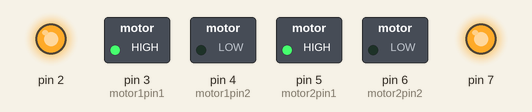
Simulated run of this sketch. Board: Arduino Uno, built with avr-gcc and run on an emulated ATmega328P. Shown: switched loads named in the sketch (green lamp = pin HIGH), output pins drawn as LEDs (lit = HIGH).

Above: at 0.1 s.
Timing chart, 0 to 1.6 s (numbered marks = the images above):
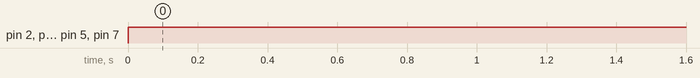

Measured:
- by itself, pin 2, pin 3 (motor1pin1), pin 5 (motor2pin1), pin 7: LOW → HIGH at 0.00 s

The sketch:

test3_motor_start_code.ino
```cpp
//// Motor 1 (L298N 1)
//int motor1pin1 = 2;  // IN1 - Motor 1 richting
//int motor1pin2 = 3;  // IN2 - Motor 1 tegenovergestelde richting
//int motor1en = 8;    // ENA - PWM pin voor motor 1 snelheid
//
//// Motor 2 (L298N 1)
//int motor2pin1 = 4;  // IN3 - Motor 2 richting
//int motor2pin2 = 5;  // IN4 - Motor 2 tegenovergestelde richting
//int motor2en = 9;    // ENB - PWM pin voor motor 2 snelheid
//
//// Motor 3 (L298N 2)
//int motor3pin1 = 6;  // IN5 - Motor 3 richting
//int motor3pin2 = 7;  // IN6 - Motor 3 tegenovergestelde richting
//int motor3en = 10;   // ENC - PWM pin voor motor 3 snelheid
//
//// Motor 4 (L298N 2)
//int motor4pin1 = 11; // IN7 - Motor 4 richting
//int motor4pin2 = 12; // IN8 - Motor 4 tegenovergestelde richting
//int motor4en = 13;   // END - PWM pin voor motor 4 snelheid
//
//void setup() {
//  // Stel de motorpinnen in als uitvoer
//  pinMode(motor1pin1, OUTPUT);
//  pinMode(motor1pin2, OUTPUT);
//  pinMode(motor1en, OUTPUT);
//
//  pinMode(motor2pin1, OUTPUT);
//  pinMode(motor2pin2, OUTPUT);
//  pinMode(motor2en, OUTPUT);
//
//  pinMode(motor3pin1, OUTPUT);
//  pinMode(motor3pin2, OUTPUT);
//  pinMode(motor3en, OUTPUT);
//
//  pinMode(motor4pin1, OUTPUT);
//  pinMode(motor4pin2, OUTPUT);
//  pinMode(motor4en, OUTPUT);
//}
//
//void loop() {
//  // Motoren vooruit
//  digitalWrite(motor1pin1, HIGH);    // Draai motor 1 vooruit
//  digitalWrite(motor1pin2, LOW);
//  analogWrite(motor1en, 150);         // Stel de snelheid van motor 1 in
//
//  digitalWrite(motor2pin1, HIGH);    // Draai motor 2 vooruit
//  digitalWrite(motor2pin2, LOW);
//  analogWrite(motor2en, 150);         // Stel de snelheid van motor 2 in
//
//  digitalWrite(motor3pin1, HIGH);    // Draai motor 3 vooruit
//  digitalWrite(motor3pin2, LOW);
//  analogWrite(motor3en, 150);         // Stel de snelheid van motor 3 in
//
//  digitalWrite(motor4pin1, HIGH);    // Draai motor 4 vooruit
//  digitalWrite(motor4pin2, LOW);
//  analogWrite(motor4en, 150);         // Stel de snelheid van motor 4 in
//
//  delay(2000); // Laat de motoren 2 seconden draaien
//
//  // Stop alle motoren
//  analogWrite(motor1en, 0);
//  analogWrite(motor2en, 0);
//  analogWrite(motor3en, 0);
//  analogWrite(motor4en, 0);
//
//  delay(1000); // Pauze
//}


// Motor 1 (L298N 1)
int motor1pin1 = 3;  // IN1 - Motor 1 richting
int motor1pin2 = 4;  // IN2 - Motor 1 tegenovergestelde richting
int motor1en = 2;    // ENA - PWM pin voor motor 1 snelheid

// Motor 2 (L298N 1)
int motor2pin1 = 5;  // IN3 - Motor 2 richting
int motor2pin2 = 6;  // IN4 - Motor 2 tegenovergestelde richting
int motor2en = 7;    // ENB - PWM pin voor motor 2 snelheid

void setup() {
  // Stel de motorpinnen in als uitvoer
  pinMode(3, OUTPUT);
  pinMode(4, OUTPUT);
  pinMode(2, OUTPUT);

  pinMode(5, OUTPUT);
  pinMode(6, OUTPUT);
  pinMode(7, OUTPUT);
}

void loop() {
  // Start alle motoren vooruit
  digitalWrite(3, HIGH);    // Motor 1 & 2 vooruit
  digitalWrite(4, LOW);
  analogWrite(2, 150);         // Stel snelheid motor 1

  digitalWrite(5, HIGH);    // Motor 3 & 4 vooruit
  digitalWrite(6, LOW);
  analogWrite(7, 150);         // Stel snelheid motor 2

    // Alle motoren achteruit
 /* digitalWrite(motor1pin1, LOW);
  digitalWrite(motor1pin2, HIGH);
  digitalWrite(motor2pin1, LOW);
  digitalWrite(motor2pin2, HIGH);
  digitalWrite(motor3pin1, LOW);
  digitalWrite(motor3pin2, HIGH);
  digitalWrite(motor4pin1, LOW);
  digitalWrite(motor4pin2, HIGH);
*/
  delay(1000);
}
```
